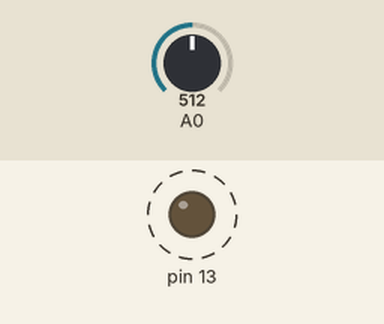
Bench run of a sketch on a simulated Arduino Uno, built with avr-gcc and run on an emulated ATmega328P. Parts: output pins drawn as LEDs (lit = HIGH). Dashed ring = blinking. The test bench sets the inputs (shaded band); at power-on: A0 = 512.

Above: at 1.8 s.
1.9 s: A0 set to 0
At 3.0 s:
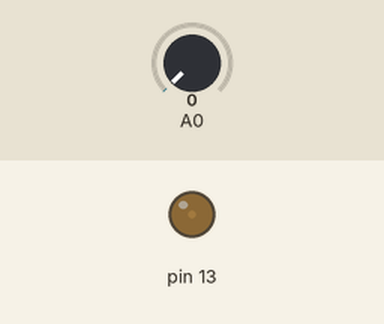
3.6 s: A0 set to 122
At 3.9 s:
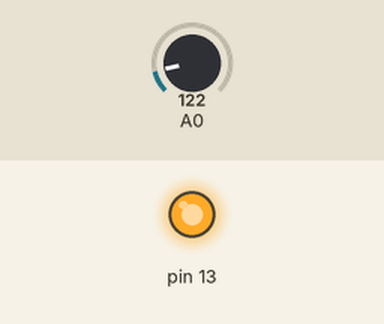
Timing chart, 0 to 13.1 s (numbered marks = the images above; inputs shaded):
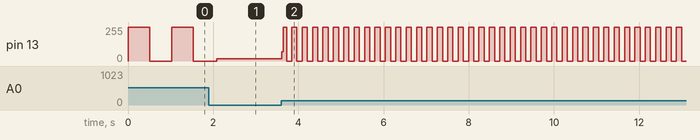

Measured:
- after the input at 3.6 s, pin 13: 16/255 → 68/255 at once, then moves between 0/255 and 255/255, repeating every 0.24 s
- by itself, pin 13: alternates 255/255 for 0.51 s and 0/255 for 0.51 s

The sketch:

Potentiometer.ino
```cpp
int (sensorPin);
int (ledPin);

void setup()
{
  // put your setup code here, to run once:
pinMode(13,OUTPUT);

}

void loop()
{
  // put your main code here, to run repeatedly:
 int senserValue;
senserValue=analogRead(sensorPin);
digitalWrite(13,HIGH); //set the LED on
delay(senserValue); //  delay
digitalWrite(13,LOW);
delay(senserValue); // delay


}
```
